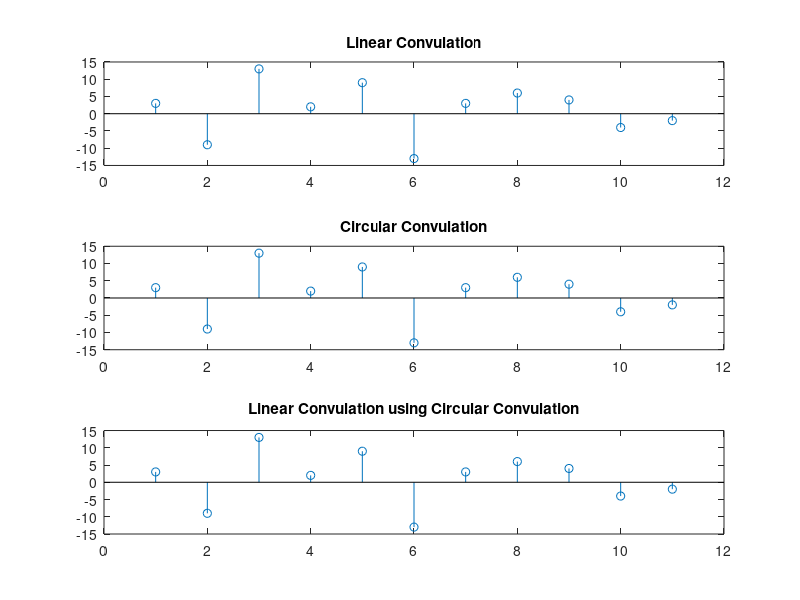

Here is the MATLAB script that generated this plot:
clear all;
clc;
g = [1 -3 4 2 0 -2];
h = [3 0 1 -1 2 1];
c1 = conv(g,h);
c2 = cconv(g,h,11);
g1 = [g zeros(1,11-length(g))];
h1 = [h zeros(1,11-length(h))];
c3 = ifft(fft(g1).*fft(h1));
subplot(3,1,1), stem(c1);
title("Linear Convulation");
subplot(3,1,2), stem(c2), title("Circular Convulation");
subplot(3,1,3), stem(c3), title("Linear Convulation using Circular Convulation");